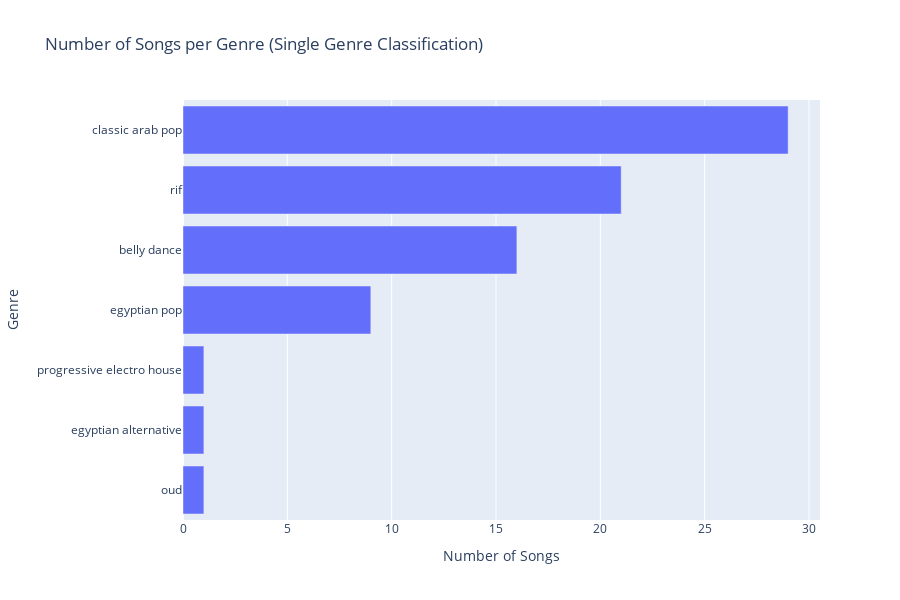

Notebook code for this chart:
### Code cell
create_song_genre_bar_chart(genre_classification)

### Figure 1 — Plotly figure (JSON) as saved in the notebook; plotly's stock layout.template omitted (floating-point values rounded to 4 significant figures)
{"data": [{"orientation": "h", "type": "bar", "x": [29, 21, 16, 9, 1, 1, 1], "y": ["classic arab pop", "rif", "belly dance", "egyptian pop", "oud", "egyptian alternative", "progressive electro house"]}], "layout": {"height": 600, "title": {"text": "Number of Songs per Genre (Single Genre Classification)"}, "xaxis": {"title": {"text": "Number of Songs"}}, "yaxis": {"categoryorder": "total ascending", "title": {"text": "Genre"}}}}
